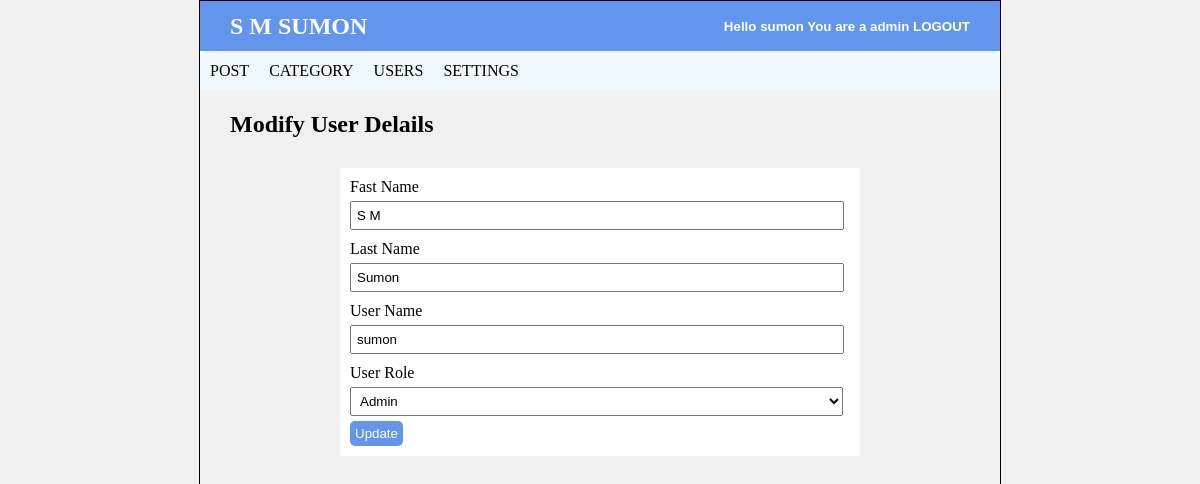
The app's page /admin/update_user.php?id=35 (signed in) with its own data.
### tables this page shows
CREATE TABLE `settings` (
  `websitename` varchar(60) NOT NULL,
  `logo` varchar(50) NOT NULL,
  `footerdesc` varchar(255) NOT NULL
);

CREATE TABLE `users` (
  `user_id` int NOT NULL,
  `first_name` varchar(40) DEFAULT NULL,
  `last_name` varchar(30) DEFAULT NULL,
  `username` varchar(30) DEFAULT NULL,
  `password` varchar(40) DEFAULT NULL,
  `role` int DEFAULT NULL
);

### admin/update_user.php (the view, shortened to what this page needs)
<?php
    include 'header.php';
?>
<!DOCTYPE html>
<html lang="en">
<head>
    <link rel="stylesheet" href="../css/style.css">
</head>
<body id="add_user_body">
    <section id="add_button_section">
        <h1>Modify User Delails</h1>
    </section>
    <section id="add_user_from">
        <?php
            include "config.php";
            $user_id = $_GET['id'];
            $sql = "SELECT * FROM users WHERE user_id = '{$user_id}'";
            $result = mysqli_query($conn,$sql) or die("Connection Failed");
            if(mysqli_num_rows($result) > 0 ){
                while($row = mysqli_fetch_array($result)){
        ?>
    <form action="<?php $_SERVER['PHP_SELF']; ?> " method="POST" >
            <label for="">Fast Name</label><br>
            <input type="text" name="fast_name" placeholder="Fast Name" value="<?php echo $row['first_name'];?>"><br>
            <label for="">Last Name</label><br>
            <input type="text" name="last_name" placeholder="Last Name" value="<?php echo $row['last_name'];?>"><br>
            <label for="">User Name</label><br>
            <input type="text" name="user_name" placeholder="User Name" value="<?php echo $row['username'];?>"><br>
            <label for="">User Role</label> <br>
            <select name="user_role" id="" value="<?php echo $row['role'];?>">
                <?php
                    if($row['role'] == 1){
                      echo "  <option value='0'>Normal User</option>
                              <option value='1' selected>Admin</option>";
                    }else{
                        echo '  <option value="0" selected>Normal User</option>
                              <option value="1" >Admin</option>';
                    }
                ?>
            </select>
            <button type="submit" name="submit">Update</button>
        </form>
        <?php
                }
            }?>
    </section>
</body>
</html>

### admin/header.php (shortened to what this page needs)
<!DOCTYPE html>
<html lang="en">
<head>
    <link rel="stylesheet" href="../css/style.css">
</head>
<body class="admin_header_body">
<section id="user_header_section">
        <?php
            include "config.php";
            $sql = "SELECT * FROM settings";
            $result = mysqli_query($conn,$sql) or die("Connection Failed");
            if(mysqli_num_rows($result) > 0 ){
                while($row = mysqli_fetch_array($result)){
        ?>
        <h1><?php echo $row['websitename'];?></h1>
        <?php
                }
            }
        ?>
        <button><a href="logout.php">Hello <?php echo $_SESSION["username"];?> You are a <?php if($_SESSION["user_role"] ==1 ){echo "admin";}else{echo "User";}?> LOGOUT</a></button>
    </section>
    <section id="user_menu">
        <ul>
            <li><a href="post.php">POST</a></li>
            <?php
                if($_SESSION["user_role"] == 1){
            ?>
            <li><a href="category.php">CATEGORY</a></li>
            <li><a href="users.php">USERS</a></li>
            <li><a href="settings.php">SETTINGS</a></li>
            <?php }?>
        </ul>
    </section>
</body>
</html>

### css/style.css (style rules this page uses)
* { margin: 0; padding: 0; }
body { width: 1000PX; border: 1px solid black; margin: 0 auto; }
.admin_header_body { width: 800PX; height: 100vh; border: 1px solid black; margin: 0 auto; }
#user_header_section { background-color: cornflowerblue; height: 50px; width: auto; display: flex; justify-content: space-between; margin: 0; padding: 0 30px; text-align: center; align-items: center; color: white; }
#user_header_section button { background-color: cornflowerblue; border: none; color: white; font-weight: 800; }
#user_header_section button a { text-decoration: none; color: white; }
#user_menu { height: 40px; width: auto; background-color: aliceblue; align-items: center; display: flex; }
#user_menu ul li { float: left; list-style: none; }
#user_menu ul li a { padding: 11px 10px; color: rgb(0, 0, 0); text-decoration: none; }
#add_button_section { display: flex; justify-content: space-between; margin: 0; padding: 0 30px; text-align: center; align-items: center; margin-top: 20px; }
#add_user_body { background-color: rgb(240, 240, 240); }
#add_user_from { width: 500px; background-color: white; padding: 10px; margin: 0 auto; display: flex; margin-top: 30px; }
#add_user_from input { width: 480px; margin: 5px 0 10px 0; padding: 5px; }
#add_user_from select { width: 493px; padding: 5px; margin-top: 5px; }
#add_user_from button { border: none; background-color: cornflowerblue; padding: 5px; margin-top: 5px; border-radius: 5px; color: white; }
a { text-decoration: none; }

### records on screen
settings: websitename "S M SUMON"
users: fast_name "S M", last_name "Sumon", user_name "sumon", user_role "Admin"

### other values on screen
$_SESSION["username"] "sumon"
